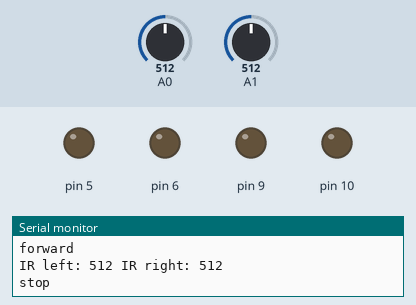
This sketch was run on a simulated Arduino Uno, built with avr-gcc and run on an emulated ATmega328P. Shown: output pins drawn as LEDs (lit = HIGH), the last lines printed to the serial monitor. Inputs (shaded band) come from the test bench; at power-on: A0 = 512, A1 = 512.

Above: at 5.3 s.
5.4 s: A0 set to 122
At 9.4 s:
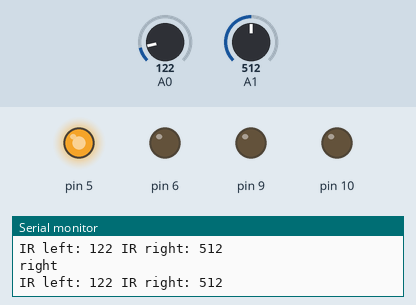
10.8 s: A1 set to 122
At 11.6 s:
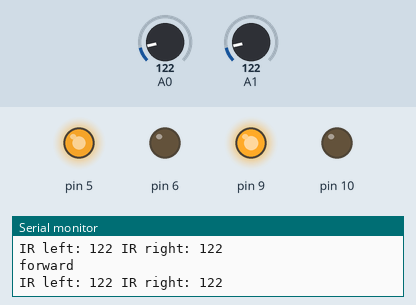
20.7 s: A0 set to 306
At 21.6 s:
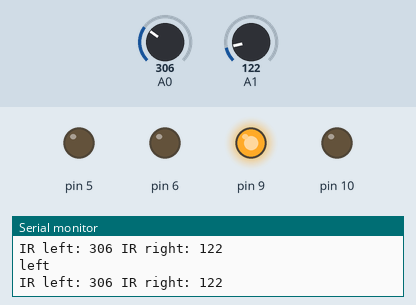
26.1 s: A1 set to 181
36.0 s: A1 set to 209
At 37.1 s:
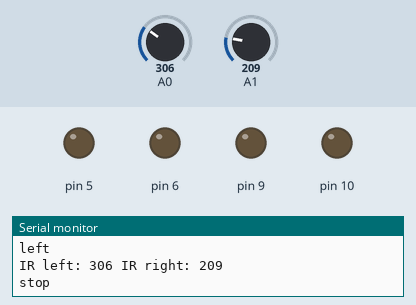
45.9 s: A0 set to 0
At 49.9 s:
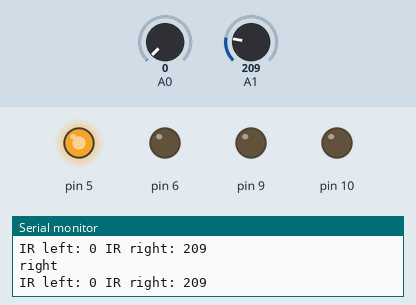
Timing chart, 0 to 51.4 s (numbered marks = the images above; inputs shaded):
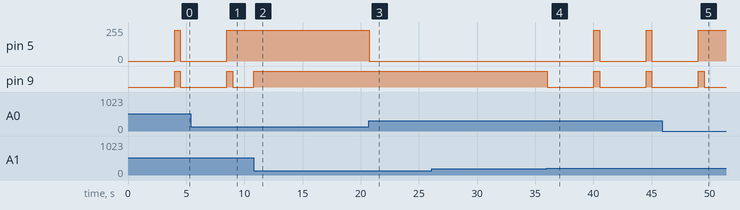

The sketch:

working_code.ino
```cpp
#include <Arduino.h>
// // #include <NewPing.h>

// this code follows an object-oriented paradigm where the robot
// is stored in the code as a class containing attributes
// (pin numbers and speed) and methods to turn left for instance

// define the robot class
class Robot {
  public:
    // Define the pin numbers for the IR sensors
    const int irAnalogSensorLeft;
    const int irAnalogSensorRight;

    // Define the pin numbers for the ultrasonic sensor
    // const int

    const int speed; // Define the motor speed

    // Define the motor pin mappings
    // for motor, pins with "~" must be used
    const int motorLeftPinForward;
    const int motorLeftPinBack;
    const int motorRightPinForward;
    const int motorRightPinBack;

    // you may find the logic varies per challenge, therefore
    // this variable will tell the robot which challenge you are running
    const int challengeNumber;

    // Constructor
    // here you enter the pin names for each of the functions, order matters!
    Robot(int irLeft, int irRight, int motorLeftforward, int motorLeftback, int motorRightforward, int motorRightback, int speed, int challenge) :
        irAnalogSensorLeft(irLeft),
        irAnalogSensorRight(irRight),
        motorLeftPinForward(motorLeftforward),
        motorLeftPinBack(motorLeftback),
        motorRightPinForward(motorRightforward),
        motorRightPinBack(motorRightback),
        speed(speed),
        challengeNumber(challenge) {}

    void forward() {
      analogWrite(motorLeftPinForward, speed);
      analogWrite(motorLeftPinBack, 0);
      analogWrite(motorRightPinForward, speed);
      analogWrite(motorRightPinBack, 0);
      Serial.print("forward\n");
    }

    void reverse() {
      analogWrite(motorLeftPinForward, 0);
      analogWrite(motorLeftPinBack, speed);
      analogWrite(motorRightPinForward, 0);
      analogWrite(motorRightPinBack, speed);
      Serial.print("backwards\n");
    }

    void turn_right() {
      analogWrite(motorLeftPinForward, speed);
      analogWrite(motorLeftPinBack, 0);
      analogWrite(motorRightPinForward, 0);
      analogWrite(motorRightPinBack, 0);
      Serial.print("right\n");
    }

    void turn_left() {
      analogWrite(motorLeftPinForward, 0);
      analogWrite(motorLeftPinBack, 0);
      analogWrite(motorRightPinForward, speed);
      analogWrite(motorRightPinBack, 0);
      Serial.print("left\n");
    }

    void stop() {
      analogWrite(motorLeftPinForward, 0);
      analogWrite(motorLeftPinBack, 0);
      analogWrite(motorRightPinForward, 0);
      analogWrite(motorRightPinBack, 0);
      Serial.print("stop\n");
    }

    // this function returns the values read by the IR sensor and may be useful to you
    int getIntensity(int irAnalogPin) {
      int intensity = analogRead(irAnalogPin);
      Serial.print(intensity);
      return intensity;
    }
};

// what we did here is create a robot object that will be used throughout the program
// you can experiment with speed, it just changes the amount of current used
Robot robot(A0, A1, 5, 6, 9, 10, 1000, 1);

void setup() {
    Serial.begin(9600);

    // Set the IR sensor pins as input
    pinMode(robot.irAnalogSensorLeft, INPUT);
    pinMode(robot.irAnalogSensorRight, INPUT);

    // Set the motor control pins as output
    pinMode(robot.motorLeftPinForward, OUTPUT);
    pinMode(robot.motorLeftPinBack, OUTPUT);
    pinMode(robot.motorRightPinForward, OUTPUT);
    pinMode(robot.motorRightPinBack, OUTPUT);
}

const int IRtreshold = 200;

void loop() {
    // these debugging statements may be useful to you
    // view this output in serial monitor (control + shift + M)
    Serial.print("IR left: ");
    int IRleft = robot.getIntensity(robot.irAnalogSensorLeft);
    Serial.print(" IR right: ");
    int IRright = robot.getIntensity(robot.irAnalogSensorRight);
    Serial.print("\n");

    // as you can see I accessed the challengeNumber property of the robot to find
    // which logic to run, you may find that the logic is the same for both challenges
    // // but hint: it is not
    if (robot.challengeNumber == 1) {
        // // basic control flow to steer device (logic left as an exercise to teams)
        if (IRleft < IRtreshold && IRright < IRtreshold) {
            robot.forward();
        }
        else if (IRleft > IRtreshold && IRright < IRtreshold) {
            robot.turn_left();
        }
        else if (IRleft < IRtreshold && IRright > IRtreshold) {
            robot.turn_right();
        }
        // else if (condition3) {
        //   robot.reverse();
        // }
        else {
            robot.stop();
            delay(4000);
            robot.forward();
            delay(500);
        }
    }
    // elif (robot.challengeNumber == 2) {
    //     if (condition4) {
    //       robot.forward();
    //     }
    //     elif (condition5) {
    //       robot.turn_left();
    //     }
    //     elif (condition6) {
    //       robot.turn_right();
    //     }
    //     elif (condition7) {
    //       robot.reverse();
    //     }
    //     elif (condition8) {
    //       robot.stop();
    //     }
    // }
}
```

Measured:
- the behaviour switches between 199 and 200 on A1 (found by bisection; images 3 and 4)
- after the input at 5.4 s, pin 5: goes on until 8.5 s, then stays 232/255
- after the input at 10.8 s, pin 9: LOW → HIGH at once
- after the input at 20.7 s, pin 5: 232/255 → 0/255 after 0.05 s
- after the input at 36.0 s, pin 5: alternates 232/255 for 0.50 s and 0/255 for 4.0 s, starting after 4.0 s; pin 9: alternates HIGH for 0.50 s and LOW for 4.0 s, starting at once
- after the input at 45.9 s, pin 5: goes on until 49.0 s, then stays 232/255
